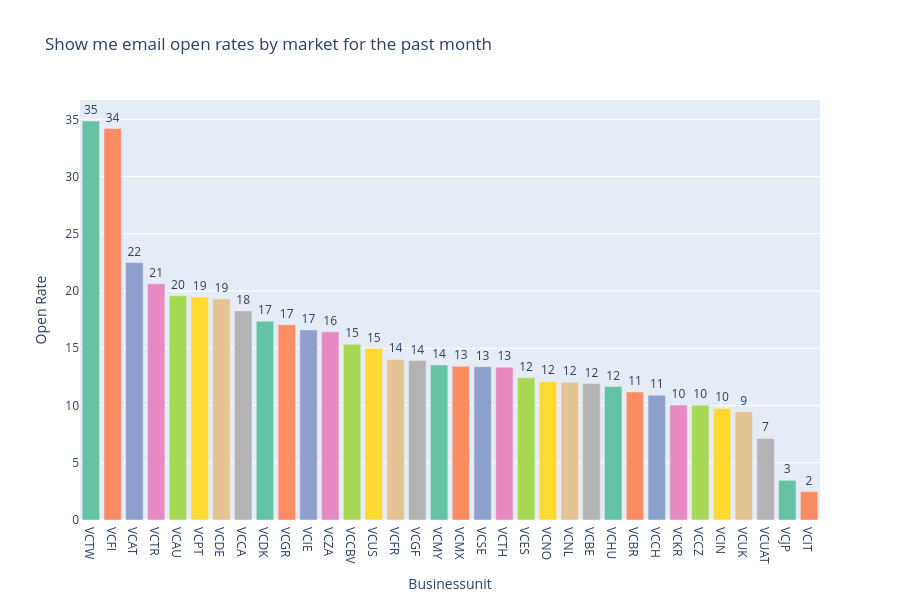
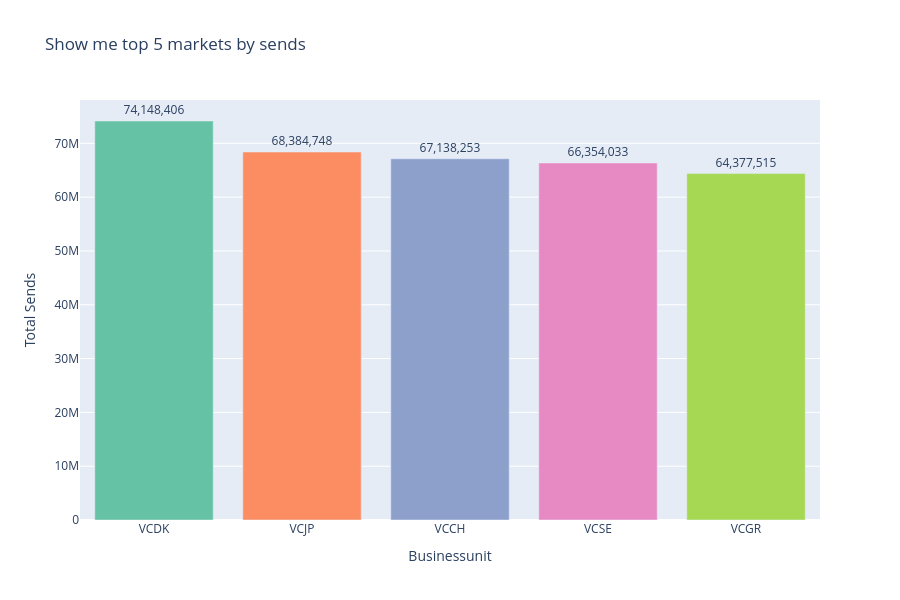

The notebook cell saved with these charts, in order:
### Code cell
# ===== FULL DEMO PRESENTATION =====

import time

print("\n\n")
print("*" * 70)
print("*" + " " * 68 + "*")
print("*" + "  🎯 MULTI-AGENT ORCHESTRATED ANALYTICS SYSTEM  ".center(68) + "*")
print("*" + "  Snowflake Cortex AI - Automated Workflow Demo  ".center(68) + "*")
print("*" + " " * 68 + "*")
print("*" * 70)
print("\n")

# ============================================================
# DEMO #1: OPEN RATES BY MARKET (Past Month)
# ============================================================

print("🎬 DEMO #1: Email Performance Analysis with Time Filtering")
print("=" * 70)

query1 = "Show me email open rates by market for the past month"  # Added Demo Question 1
print(f"\n💬 Business User Question:")
print(f"   '{query1}'")
print()

print("🤖 System Processing:")
print("   ├─ Classifying query type...")
print("   ├─ Detecting: COMPARISON + TIME FILTER + CALCULATION")
print("   ├─ Routing to Data Analyst Agent...")
print("   ├─ LLM generating optimized SQL...")
print("   └─ Routing to Visualization Agent...")
print()

result1 = executor.execute(query1)

if result1['success']:
    print(f"✅ Query Complete!")
    print(f"   • Classification: {result1['query_type']}")
    print(f"   • Markets analyzed: {result1['row_count']}")
    print(f"   • Generated SQL:")
    
    # Show SQL in a nice format
    sql_lines = result1['sql'].split('\n')
    for line in sql_lines[:3]:
        print(f"      {line[:70]}...")
    
    print(f"\n💡 Business Insights: {result1['insights']}")
    
    # Show data table
    print("\n📊 Results Table:")
    import pandas as pd
    df1 = pd.DataFrame(result1['data'])
    print(df1.to_string(index=False))
    
    # Show visualization
    if result1['visualization']:
        print("\n📈 Interactive Visualization:")
        result1['visualization'].show()
        
    print("\n✅ Demo #1 Complete - Time-based analysis with calculated metrics!")
    time.sleep(2)
    
else:
    print(f"❌ Error: {result1.get('error')}")
    print("   (Falling back to manual query...)")

# ============================================================
# DEMO #2: TOP 5 MARKETS BY SENDS
# ============================================================

print("\n\n🎬 DEMO #2: Top Performer Ranking Analysis")
print("=" * 70)

query2 = "Show me top 5 markets by sends"  # Added Demo Question 2
print(f"\n💬 Business User Question:")
print(f"   '{query2}'")
print()

print("🤖 System Processing:")
print("   ├─ Classifying query type...")
print("   ├─ Detecting: RANKING + AGGREGATION")
print("   ├─ Routing to Data Analyst Agent...")
print("   ├─ LLM generating optimized SQL with LIMIT...")
print("   └─ Routing to Visualization Agent...")
print()

result2 = executor.execute(query2)

if result2['success']:
    print(f"✅ Query Complete!")
    print(f"   • Classification: {result2['query_type']}")
    print(f"   • Top performers: {result2['row_count']}")
    print(f"   • SQL: {result2['sql'][:80]}...")
    
    print(f"\n💡 Business Insights: {result2['insights']}")
    
    # Show data table
    print("\n📊 Top 5 Markets:")
    df2 = pd.DataFrame(result2['data'])
    print(df2.to_string(index=False))
    
    # Show visualization
    if result2['visualization']:
        print("\n📈 Interactive Visualization:")
        result2['visualization'].show()
        
    print("\n✅ Demo #2 Complete - Ranking analysis with automatic aggregation!")
    
else:
    print(f"❌ Error: {result2.get('error')}")
    print("   (Falling back to manual query...)")

# ============================================================
# SUMMARY & NEXT STEPS
# ============================================================

print("\n\n" + "=" * 70)
print("🎉 DEMO COMPLETE - MULTI-AGENT SYSTEM DEMONSTRATED")
print("=" * 70)

print("\n✨ CAPABILITIES SHOWN:")
print("   ✅ Natural language query understanding")
print("   ✅ Complex SQL generation (time filters, calculations, rankings)")
print("   ✅ Automated query classification & routing")
print("   ✅ Intelligent visualization selection")
print("   ✅ Semantic model integration (marketing_semantic_model.yaml)")
print("   ✅ End-to-end orchestration in seconds")

print("\n📊 QUERY COMPLEXITY HANDLED:")
print("   Demo #1: Time filtering + rate calculation + grouping")
print("   Demo #2: Ranking + aggregation + top-N selection")

print("\n🏗️ ARCHITECTURE BENEFITS:")
print("   Before (Step 1 - Manual):")
print("      • Write SQL manually for each query")
print("      • Choose chart type manually")
print("      • 5+ minutes per analysis")
print()
print("   After (Step 2 - Orchestrated):")
print("      • Natural language input")
print("      • Automated workflow")
print("      • 10-15 seconds per analysis")
print("      • 20x faster! ⚡")

print("\n🚀 PRODUCTION ROADMAP:")
print("   Phase 1: ✅ Multi-agent orchestration (COMPLETE)")
print("   Phase 2: Add Cortex Search for campaign document analysis")
print("   Phase 3: Conversation memory (follow-up questions)")
print("   Phase 4: Streamlit web app for marketing team")
print("   Phase 5: Forecasting & anomaly detection agents")

print("\n💼 BUSINESS IMPACT:")
print("   • Marketing team can self-serve analytics")
print("   • Data team freed up for strategic work")
print("   • Faster campaign insights (minutes → seconds)")
print("   • Consistent, governed data access")
print("   • Scalable to entire organization")

print("\n" + "=" * 70)
print("✨ Questions? Happy to discuss next steps!")
print("=" * 70 + "\n")

### Figure 1 — Plotly figure (JSON) as saved in the notebook; plotly's stock layout.template omitted (floating-point values rounded to 4 significant figures)
{"data": [{"alignmentgroup": "True", "hovertemplate": "BUSINESSUNIT=%{x}<br>OPEN_RATE=%{text}<extra></extra>", "legendgroup": "VCTW", "marker": {"color": "rgb(102,194,165)", "pattern": {"shape": ""}}, "name": "VCTW", "offsetgroup": "VCTW", "orientation": "v", "showlegend": true, "text": [34.85], "textposition": "outside", "texttemplate": "%{text:,.0f}", "type": "bar", "x": ["VCTW"], "xaxis": "x", "y": [34.85], "yaxis": "y"}, {"alignmentgroup": "True", "hovertemplate": "BUSINESSUNIT=%{x}<br>OPEN_RATE=%{text}<extra></extra>", "legendgroup": "VCFI", "marker": {"color": "rgb(252,141,98)", "pattern": {"shape": ""}}, "name": "VCFI", "offsetgroup": "VCFI", "orientation": "v", "showlegend": true, "text": [34.19], "textposition": "outside", "texttemplate": "%{text:,.0f}", "type": "bar", "x": ["VCFI"], "xaxis": "x", "y": [34.19], "yaxis": "y"}, {"alignmentgroup": "True", "hovertemplate": "BUSINESSUNIT=%{x}<br>OPEN_RATE=%{text}<extra></extra>", "legendgroup": "VCAT", "marker": {"color": "rgb(141,160,203)", "pattern": {"shape": ""}}, "name": "VCAT", "offsetgroup": "VCAT", "orientation": "v", "showlegend": true, "text": [22.49], "textposition": "outside", "texttemplate": "%{text:,.0f}", "type": "bar", "x": ["VCAT"], "xaxis": "x", "y": [22.49], "yaxis": "y"}, {"alignmentgroup": "True", "hovertemplate": "BUSINESSUNIT=%{x}<br>OPEN_RATE=%{text}<extra></extra>", "legendgroup": "VCTR", "marker": {"color": "rgb(231,138,195)", "pattern": {"shape": ""}}, "name": "VCTR", "offsetgroup": "VCTR", "orientation": "v", "showlegend": true, "text": [20.63], "textposition": "outside", "texttemplate": "%{text:,.0f}", "type": "bar", "x": ["VCTR"], "xaxis": "x", "y": [20.63], "yaxis": "y"}, {"alignmentgroup": "True", "hovertemplate": "BUSINESSUNIT=%{x}<br>OPEN_RATE=%{text}<extra></extra>", "legendgroup": "VCAU", "marker": {"color": "rgb(166,216,84)", "pattern": {"shape": ""}}, "name": "VCAU", "offsetgroup": "VCAU", "orientation": "v", "showlegend": true, "text": [19.58], "textposition": "outside", "texttemplate": "%{text:,.0f}", "type": "bar", "x": ["VCAU"], "xaxis": "x", "y": [19.58], "yaxis": "y"}, {"alignmentgroup": "True", "hovertemplate": "BUSINESSUNIT=%{x}<br>OPEN_RATE=%{text}<extra></extra>", "legendgroup": "VCPT", "marker": {"color": "rgb(255,217,47)", "pattern": {"shape": ""}}, "name": "VCPT", "offsetgroup": "VCPT", "orientation": "v", "showlegend": true, "text": [19.47], "textposition": "outside", "texttemplate": "%{text:,.0f}", "type": "bar", "x": ["VCPT"], "xaxis": "x", "y": [19.47], "yaxis": "y"}, {"alignmentgroup": "True", "hovertemplate": "BUSINESSUNIT=%{x}<br>OPEN_RATE=%{text}<extra></extra>", "legendgroup": "VCDE", "marker": {"color": "rgb(229,196,148)", "pattern": {"shape": ""}}, "name": "VCDE", "offsetgroup": "VCDE", "orientation": "v", "showlegend": true, "text": [19.31], "textposition": "outside", "texttemplate": "%{text:,.0f}", "type": "bar", "x": ["VCDE"], "xaxis": "x", "y": [19.31], "yaxis": "y"}, {"alignmentgroup": "True", "hovertemplate": "BUSINESSUNIT=%{x}<br>OPEN_RATE=%{text}<extra></extra>", "legendgroup": "VCCA", "marker": {"color": "rgb(179,179,179)", "pattern": {"shape": ""}}, "name": "VCCA", "offsetgroup": "VCCA", "orientation": "v", "showlegend": true, "text": [18.26], "textposition": "outside", "texttemplate": "%{text:,.0f}", "type": "bar", "x": ["VCCA"], "xaxis": "x", "y": [18.26], "yaxis": "y"}, {"alignmentgroup": "True", "hovertemplate": "BUSINESSUNIT=%{x}<br>OPEN_RATE=%{text}<extra></extra>", "legendgroup": "VCDK", "marker": {"color": "rgb(102,194,165)", "pattern": {"shape": ""}}, "name": "VCDK", "offsetgroup": "VCDK", "orientation": "v", "showlegend": true, "text": [17.37], "textposition": "outside", "texttemplate": "%{text:,.0f}", "type": "bar", "x": ["VCDK"], "xaxis": "x", "y": [17.37], "yaxis": "y"}, {"alignmentgroup": "True", "hovertemplate": "BUSINESSUNIT=%{x}<br>OPEN_RATE=%{text}<extra></extra>", "legendgroup": "VCGR", "marker": {"color": "rgb(252,141,98)", "pattern": {"shape": ""}}, "name": "VCGR", "offsetgroup": "VCGR", "orientation": "v", "showlegend": true, "text": [17.05], "textposition": "outside", "texttemplate": "%{text:,.0f}", "type": "bar", "x": ["VCGR"], "xaxis": "x", "y": [17.05], "yaxis": "y"}, {"alignmentgroup": "True", "hovertemplate": "BUSINESSUNIT=%{x}<br>OPEN_RATE=%{text}<extra></extra>", "legendgroup": "VCIE", "marker": {"color": "rgb(141,160,203)", "pattern": {"shape": ""}}, "name": "VCIE", "offsetgroup": "VCIE", "orientation": "v", "showlegend": true, "text": [16.61], "textposition": "outside", "texttemplate": "%{text:,.0f}", "type": "bar", "x": ["VCIE"], "xaxis": "x", "y": [16.61], "yaxis": "y"}, {"alignmentgroup": "True", "hovertemplate": "BUSINESSUNIT=%{x}<br>OPEN_RATE=%{text}<extra></extra>", "legendgroup": "VCZA", "marker": {"color": "rgb(231,138,195)", "pattern": {"shape": ""}}, "name": "VCZA", "offsetgroup": "VCZA", "orientation": "v", "showlegend": true, "text": [16.44], "textposition": "outside", "texttemplate": "%{text:,.0f}", "type": "bar", "x": ["VCZA"], "xaxis": "x", "y": [16.44], "yaxis": "y"}, {"alignmentgroup": "True", "hovertemplate": "BUSINESSUNIT=%{x}<br>OPEN_RATE=%{text}<extra></extra>", "legendgroup": "VCCBV", "marker": {"color": "rgb(166,216,84)", "pattern": {"shape": ""}}, "name": "VCCBV", "offsetgroup": "VCCBV", "orientation": "v", "showlegend": true, "text": [15.35], "textposition": "outside", "texttemplate": "%{text:,.0f}", "type": "bar", "x": ["VCCBV"], "xaxis": "x", "y": [15.35], "yaxis": "y"}, {"alignmentgroup": "True", "hovertemplate": "BUSINESSUNIT=%{x}<br>OPEN_RATE=%{text}<extra></extra>", "legendgroup": "VCUS", "marker": {"color": "rgb(255,217,47)", "pattern": {"shape": ""}}, "name": "VCUS", "offsetgroup": "VCUS", "orientation": "v", "showlegend": true, "text": [14.97], "textposition": "outside", "texttemplate": "%{text:,.0f}", "type": "bar", "x": ["VCUS"], "xaxis": "x", "y": [14.97], "yaxis": "y"}, {"alignmentgroup": "True", "hovertemplate": "BUSINESSUNIT=%{x}<br>OPEN_RATE=%{text}<extra></extra>", "legendgroup": "VCFR", "marker": {"color": "rgb(229,196,148)", "pattern": {"shape": ""}}, "name": "VCFR", "offsetgroup": "VCFR", "orientation": "v", "showlegend": true, "text": [14.02], "textposition": "outside", "texttemplate": "%{text:,.0f}", "type": "bar", "x": ["VCFR"], "xaxis": "x", "y": [14.02], "yaxis": "y"}, {"alignmentgroup": "True", "hovertemplate": "BUSINESSUNIT=%{x}<br>OPEN_RATE=%{text}<extra></extra>", "legendgroup": "VCGF", "marker": {"color": "rgb(179,179,179)", "pattern": {"shape": ""}}, "name": "VCGF", "offsetgroup": "VCGF", "orientation": "v", "showlegend": true, "text": [13.92], "textposition": "outside", "texttemplate": "%{text:,.0f}", "type": "bar", "x": ["VCGF"], "xaxis": "x", "y": [13.92], "yaxis": "y"}, {"alignmentgroup": "True", "hovertemplate": "BUSINESSUNIT=%{x}<br>OPEN_RATE=%{text}<extra></extra>", "legendgroup": "VCMY", "marker": {"color": "rgb(102,194,165)", "pattern": {"shape": ""}}, "name": "VCMY", "offsetgroup": "VCMY", "orientation": "v", "showlegend": true, "text": [13.54], "textposition": "outside", "texttemplate": "%{text:,.0f}", "type": "bar", "x": ["VCMY"], "xaxis": "x", "y": [13.54], "yaxis": "y"}, {"alignmentgroup": "True", "hovertemplate": "BUSINESSUNIT=%{x}<br>OPEN_RATE=%{text}<extra></extra>", "legendgroup": "VCMX", "marker": {"color": "rgb(252,141,98)", "pattern": {"shape": ""}}, "name": "VCMX", "offsetgroup": "VCMX", "orientation": "v", "showlegend": true, "text": [13.43], "textposition": "outside", "texttemplate": "%{text:,.0f}", "type": "bar", "x": ["VCMX"], "xaxis": "x", "y": [13.43], "yaxis": "y"}, {"alignmentgroup": "True", "hovertemplate": "BUSINESSUNIT=%{x}<br>OPEN_RATE=%{text}<extra></extra>", "legendgroup": "VCSE", "marker": {"color": "rgb(141,160,203)", "pattern": {"shape": ""}}, "name": "VCSE", "offsetgroup": "VCSE", "orientation": "v", "showlegend": true, "text": [13.39], "textposition": "outside", "texttemplate": "%{text:,.0f}", "type": "bar", "x": ["VCSE"], "xaxis": "x", "y": [13.39], "yaxis": "y"}, {"alignmentgroup": "True", "hovertemplate": "BUSINESSUNIT=%{x}<br>OPEN_RATE=%{text}<extra></extra>", "legendgroup": "VCTH", "marker": {"color": "rgb(231,138,195)", "pattern": {"shape": ""}}, "name": "VCTH", "offsetgroup": "VCTH", "orientation": "v", "showlegend": true, "text": [13.35], "textposition": "outside", "texttemplate": "%{text:,.0f}", "type": "bar", "x": ["VCTH"], "xaxis": "x", "y": [13.35], "yaxis": "y"}, {"alignmentgroup": "True", "hovertemplate": "BUSINESSUNIT=%{x}<br>OPEN_RATE=%{text}<extra></extra>", "legendgroup": "VCES", "marker": {"color": "rgb(166,216,84)", "pattern": {"shape": ""}}, "name": "VCES", "offsetgroup": "VCES", "orientation": "v", "showlegend": true, "text": [12.43], "textposition": "outside", "texttemplate": "%{text:,.0f}", "type": "bar", "x": ["VCES"], "xaxis": "x", "y": [12.43], "yaxis": "y"}, {"alignmentgroup": "True", "hovertemplate": "BUSINESSUNIT=%{x}<br>OPEN_RATE=%{text}<extra></extra>", "legendgroup": "VCNO", "marker": {"color": "rgb(255,217,47)", "pattern": {"shape": ""}}, "name": "VCNO", "offsetgroup": "VCNO", "orientation": "v", "showlegend": true, "text": [12.11], "textposition": "outside", "texttemplate": "%{text:,.0f}", "type": "bar", "x": ["VCNO"], "xaxis": "x", "y": [12.11], "yaxis": "y"}, {"alignmentgroup": "True", "hovertemplate": "BUSINESSUNIT=%{x}<br>OPEN_RATE=%{text}<extra></extra>", "legendgroup": "VCNL", "marker": {"color": "rgb(229,196,148)", "pattern": {"shape": ""}}, "name": "VCNL", "offsetgroup": "VCNL", "orientation": "v", "showlegend": true, "text": [12.04], "textposition": "outside", "texttemplate": "%{text:,.0f}", "type": "bar", "x": ["VCNL"], "xaxis": "x", "y": [12.04], "yaxis": "y"}, {"alignmentgroup": "True", "hovertemplate": "BUSINESSUNIT=%{x}<br>OPEN_RATE=%{text}<extra></extra>", "legendgroup": "VCBE", "marker": {"color": "rgb(179,179,179)", "pattern": {"shape": ""}}, "name": "VCBE", "offsetgroup": "VCBE", "orientation": "v", "showlegend": true, "text": [11.92], "textposition": "outside", "texttemplate": "%{text:,.0f}", "type": "bar", "x": ["VCBE"], "xaxis": "x", "y": [11.92], "yaxis": "y"}, {"alignmentgroup": "True", "hovertemplate": "BUSINESSUNIT=%{x}<br>OPEN_RATE=%{text}<extra></extra>", "legendgroup": "VCHU", "marker": {"color": "rgb(102,194,165)", "pattern": {"shape": ""}}, "name": "VCHU", "offsetgroup": "VCHU", "orientation": "v", "showlegend": true, "text": [11.65], "textposition": "outside", "texttemplate": "%{text:,.0f}", "type": "bar", "x": ["VCHU"], "xaxis": "x", "y": [11.65], "yaxis": "y"}, {"alignmentgroup": "True", "hovertemplate": "BUSINESSUNIT=%{x}<br>OPEN_RATE=%{text}<extra></extra>", "legendgroup": "VCBR", "marker": {"color": "rgb(252,141,98)", "pattern": {"shape": ""}}, "name": "VCBR", "offsetgroup": "VCBR", "orientation": "v", "showlegend": true, "text": [11.18], "textposition": "outside", "texttemplate": "%{text:,.0f}", "type": "bar", "x": ["VCBR"], "xaxis": "x", "y": [11.18], "yaxis": "y"}, {"alignmentgroup": "True", "hovertemplate": "BUSINESSUNIT=%{x}<br>OPEN_RATE=%{text}<extra></extra>", "legendgroup": "VCCH", "marker": {"color": "rgb(141,160,203)", "pattern": {"shape": ""}}, "name": "VCCH", "offsetgroup": "VCCH", "orientation": "v", "showlegend": true, "text": [10.9], "textposition": "outside", "texttemplate": "%{text:,.0f}", "type": "bar", "x": ["VCCH"], "xaxis": "x", "y": [10.9], "yaxis": "y"}, {"alignmentgroup": "True", "hovertemplate": "BUSINESSUNIT=%{x}<br>OPEN_RATE=%{text}<extra></extra>", "legendgroup": "VCKR", "marker": {"color": "rgb(231,138,195)", "pattern": {"shape": ""}}, "name": "VCKR", "offsetgroup": "VCKR", "orientation": "v", "showlegend": true, "text": [10.04], "textposition": "outside", "texttemplate": "%{text:,.0f}", "type": "bar", "x": ["VCKR"], "xaxis": "x", "y": [10.04], "yaxis": "y"}, {"alignmentgroup": "True", "hovertemplate": "BUSINESSUNIT=%{x}<br>OPEN_RATE=%{text}<extra></extra>", "legendgroup": "VCCZ", "marker": {"color": "rgb(166,216,84)", "pattern": {"shape": ""}}, "name": "VCCZ", "offsetgroup": "VCCZ", "orientation": "v", "showlegend": true, "text": [10.02], "textposition": "outside", "texttemplate": "%{text:,.0f}", "type": "bar", "x": ["VCCZ"], "xaxis": "x", "y": [10.02], "yaxis": "y"}, {"alignmentgroup": "True", "hovertemplate": "BUSINESSUNIT=%{x}<br>OPEN_RATE=%{text}<extra></extra>", "legendgroup": "VCIN", "marker": {"color": "rgb(255,217,47)", "pattern": {"shape": ""}}, "name": "VCIN", "offsetgroup": "VCIN", "orientation": "v", "showlegend": true, "text": [9.744], "textposition": "outside", "texttemplate": "%{text:,.0f}", "type": "bar", "x": ["VCIN"], "xaxis": "x", "y": [9.744], "yaxis": "y"}, {"alignmentgroup": "True", "hovertemplate": "BUSINESSUNIT=%{x}<br>OPEN_RATE=%{text}<extra></extra>", "legendgroup": "VCUK", "marker": {"color": "rgb(229,196,148)", "pattern": {"shape": ""}}, "name": "VCUK", "offsetgroup": "VCUK", "orientation": "v", "showlegend": true, "text": [9.464], "textposition": "outside", "texttemplate": "%{text:,.0f}", "type": "bar", "x": ["VCUK"], "xaxis": "x", "y": [9.464], "yaxis": "y"}, {"alignmentgroup": "True", "hovertemplate": "BUSINESSUNIT=%{x}<br>OPEN_RATE=%{text}<extra></extra>", "legendgroup": "VCUAT", "marker": {"color": "rgb(179,179,179)", "pattern": {"shape": ""}}, "name": "VCUAT", "offsetgroup": "VCUAT", "orientation": "v", "showlegend": true, "text": [7.121], "textposition": "outside", "texttemplate": "%{text:,.0f}", "type": "bar", "x": ["VCUAT"], "xaxis": "x", "y": [7.121], "yaxis": "y"}, {"alignmentgroup": "True", "hovertemplate": "BUSINESSUNIT=%{x}<br>OPEN_RATE=%{text}<extra></extra>", "legendgroup": "VCJP", "marker": {"color": "rgb(102,194,165)", "pattern": {"shape": ""}}, "name": "VCJP", "offsetgroup": "VCJP", "orientation": "v", "showlegend": true, "text": [3.466], "textposition": "outside", "texttemplate": "%{text:,.0f}", "type": "bar", "x": ["VCJP"], "xaxis": "x", "y": [3.466], "yaxis": "y"}, {"alignmentgroup": "True", "hovertemplate": "BUSINESSUNIT=%{x}<br>OPEN_RATE=%{text}<extra></extra>", "legendgroup": "VCIT", "marker": {"color": "rgb(252,141,98)", "pattern": {"shape": ""}}, "name": "VCIT", "offsetgroup": "VCIT", "orientation": "v", "showlegend": true, "text": [2.48], "textposition": "outside", "texttemplate": "%{text:,.0f}", "type": "bar", "x": ["VCIT"], "xaxis": "x", "y": [2.48], "yaxis": "y"}], "layout": {"barmode": "relative", "height": 600, "legend": {"title": {"text": "BUSINESSUNIT"}, "tracegroupgap": 0}, "showlegend": false, "title": {"text": "Show me email open rates by market for the past month"}, "xaxis": {"anchor": "y", "categoryarray": ["VCTW", "VCFI", "VCAT", "VCTR", "VCAU", "VCPT", "VCDE", "VCCA", "VCDK", "VCGR", "VCIE", "VCZA", "VCCBV", "VCUS", "VCFR", "VCGF", "VCMY", "VCMX", "VCSE", "VCTH", "VCES", "VCNO", "VCNL", "VCBE", "VCHU", "VCBR", "VCCH", "VCKR", "VCCZ", "VCIN", "VCUK", "VCUAT", "VCJP", "VCIT"], "categoryorder": "array", "domain": [0, 1], "title": {"text": "Businessunit"}}, "yaxis": {"anchor": "x", "domain": [0, 1], "title": {"text": "Open Rate"}}}}

### Figure 2 — Plotly figure (JSON) as saved in the notebook; plotly's stock layout.template omitted (floating-point values rounded to 4 significant figures)
{"data": [{"alignmentgroup": "True", "hovertemplate": "BUSINESSUNIT=%{x}<br>TOTAL_SENDS=%{text}<extra></extra>", "legendgroup": "VCDK", "marker": {"color": "rgb(102,194,165)", "pattern": {"shape": ""}}, "name": "VCDK", "offsetgroup": "VCDK", "orientation": "v", "showlegend": true, "text": [74148406], "textposition": "outside", "texttemplate": "%{text:,.0f}", "type": "bar", "x": ["VCDK"], "xaxis": "x", "y": [74148406], "yaxis": "y"}, {"alignmentgroup": "True", "hovertemplate": "BUSINESSUNIT=%{x}<br>TOTAL_SENDS=%{text}<extra></extra>", "legendgroup": "VCJP", "marker": {"color": "rgb(252,141,98)", "pattern": {"shape": ""}}, "name": "VCJP", "offsetgroup": "VCJP", "orientation": "v", "showlegend": true, "text": [68384748], "textposition": "outside", "texttemplate": "%{text:,.0f}", "type": "bar", "x": ["VCJP"], "xaxis": "x", "y": [68384748], "yaxis": "y"}, {"alignmentgroup": "True", "hovertemplate": "BUSINESSUNIT=%{x}<br>TOTAL_SENDS=%{text}<extra></extra>", "legendgroup": "VCCH", "marker": {"color": "rgb(141,160,203)", "pattern": {"shape": ""}}, "name": "VCCH", "offsetgroup": "VCCH", "orientation": "v", "showlegend": true, "text": [67138253], "textposition": "outside", "texttemplate": "%{text:,.0f}", "type": "bar", "x": ["VCCH"], "xaxis": "x", "y": [67138253], "yaxis": "y"}, {"alignmentgroup": "True", "hovertemplate": "BUSINESSUNIT=%{x}<br>TOTAL_SENDS=%{text}<extra></extra>", "legendgroup": "VCSE", "marker": {"color": "rgb(231,138,195)", "pattern": {"shape": ""}}, "name": "VCSE", "offsetgroup": "VCSE", "orientation": "v", "showlegend": true, "text": [66354033], "textposition": "outside", "texttemplate": "%{text:,.0f}", "type": "bar", "x": ["VCSE"], "xaxis": "x", "y": [66354033], "yaxis": "y"}, {"alignmentgroup": "True", "hovertemplate": "BUSINESSUNIT=%{x}<br>TOTAL_SENDS=%{text}<extra></extra>", "legendgroup": "VCGR", "marker": {"color": "rgb(166,216,84)", "pattern": {"shape": ""}}, "name": "VCGR", "offsetgroup": "VCGR", "orientation": "v", "showlegend": true, "text": [64377515], "textposition": "outside", "texttemplate": "%{text:,.0f}", "type": "bar", "x": ["VCGR"], "xaxis": "x", "y": [64377515], "yaxis": "y"}], "layout": {"barmode": "relative", "height": 600, "legend": {"title": {"text": "BUSINESSUNIT"}, "tracegroupgap": 0}, "showlegend": false, "title": {"text": "Show me top 5 markets by sends"}, "xaxis": {"anchor": "y", "categoryarray": ["VCDK", "VCJP", "VCCH", "VCSE", "VCGR"], "categoryorder": "array", "domain": [0, 1], "title": {"text": "Businessunit"}}, "yaxis": {"anchor": "x", "domain": [0, 1], "title": {"text": "Total Sends"}}}}
